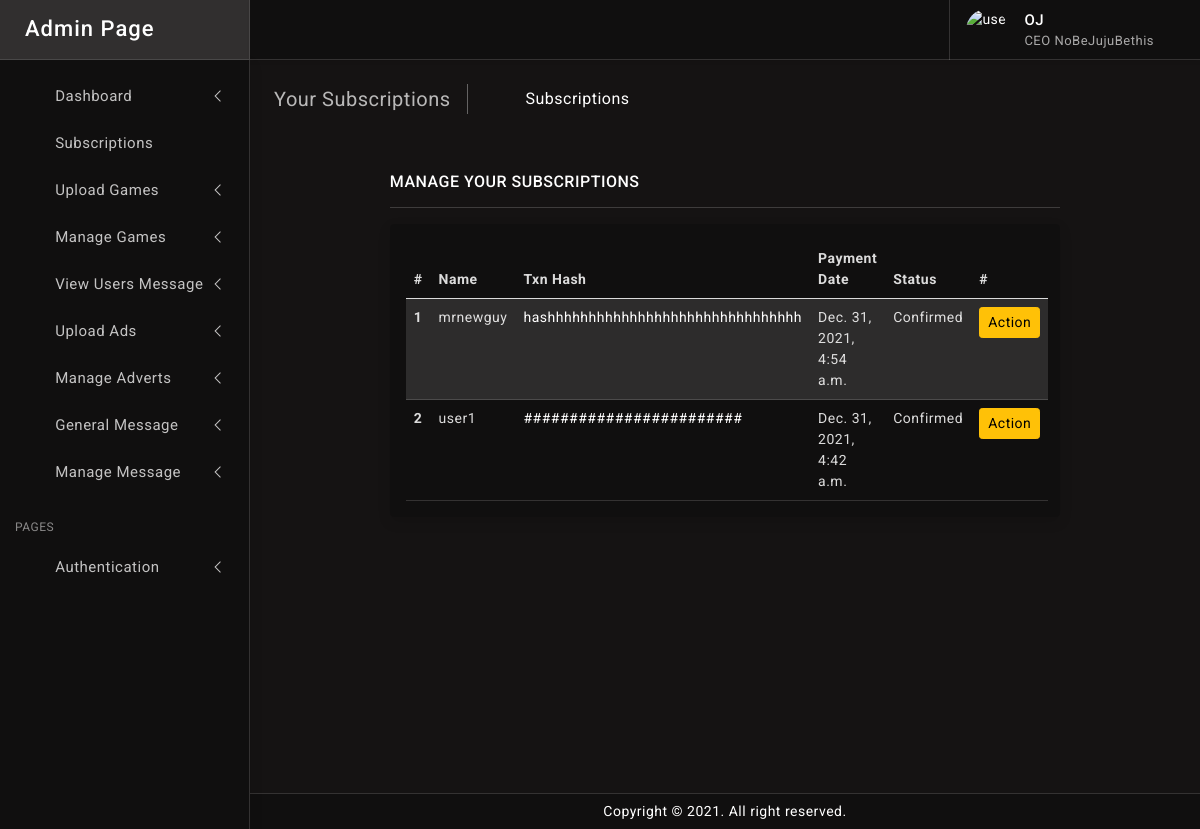
Page /sub/ on the committed database.
### main_app/models.py (models this page shows, shortened)
class Subscription(models.Model):
	user = models.ForeignKey(User, on_delete=models.CASCADE)
	amount = models.CharField(blank=True, max_length=20)
	package = models.CharField(blank=True, max_length=150)
	switch_date = models.DateTimeField(default=timezone.now)
	pub_date = models.DateTimeField(default=timezone.now)
	txn_hash = models.CharField(blank=True, max_length=150)
	payment_status = models.BooleanField(default=False)
	approval_status = models.BooleanField(default=False)

### main_app/views.py (the view)
# urls.py: path("sub/", views.sub, name='subs'),
def sub(request):
    if request.method == 'POST':
        pass
    else:
        subs = Subscription.objects.order_by("-pub_date")
        context = {"subs": subs}
        return render(request, 'main_app/subs.html', context)

### main_app/templates/main_app/subs.html (shortened to what this page needs)
{% extends 'main_app/admin_base.html' %}
{% load static %}
{% block content %}
		<div class="page-wrapper">
			<div class="page-content">
				<div class="page-breadcrumb d-none d-sm-flex align-items-center mb-3">
					<div class="breadcrumb-title pe-3">Your Subscriptions</div>
					<div class="ps-3">
						<nav aria-label="breadcrumb">
							<ol class="breadcrumb mb-0 p-0">
								<li class="breadcrumb-item"><a href="/"><i class="bx bx-home-alt"></i></a>
								</li>
								<li class="breadcrumb-item active" aria-current="page">Subscriptions</li>
							</ol>
						</nav>
					</div>
				</div>
				<br /><br />
				<div class="row">
					<div class="col-xl-9 mx-auto">
						<h6 class="mb-0 text-uppercase">Manage your subscriptions</h6>
						<hr/>
						<div class="card">
							<div class="card-body">
								<table class="table mb-0 table-striped">
									<thead>
										<tr>
											<th scope="col">#</th>
											<th scope="col">Name</th>
											<th scope="col">Txn Hash</th>
											<th scope="col">Payment Date</th>
											<th scope="col">Status</th>
											<th scope="col">#</th>
										</tr>
									</thead>
									<tbody>
										{% for rs in subs %}
										<tr>
											<th scope="row">{{ forloop.counter }}</th>
											<td>{{ rs.user.username }}</td>
											<td>
												<a href="{% url 'sub_detail' rs.id %}">
													{{ rs.txn_hash }}
												</a>
											</td>
											<td>{{ rs.pub_date }}</td>
											<td>
												{% if rs.approval_status %}
													Confirmed
												{% else %}
													Not Confirmed
												{% endif %}
											</td>
											<td><a class="btn btn-sm btn-warning btn-block" href="{% url 'sub_detail' rs.id %}">Action</a></td>
										</tr>
										{% endfor %}
									</tbody>
								</table>
							</div>
						</div>
					</div>
				</div>
			</div>
		</div>
		<br><br><br><br><br><br><br><br><br><br><br><br>
{% endblock %}

### main_app/templates/main_app/admin_base.html (shortened to what this page needs)
{% load static %}
<!doctype html>
<html lang="en">
<head>
	<link href="{% static 'admin_app/plugins/vectormap/jquery-jvectormap-2.0.2.css' %}" rel="stylesheet"/>
	<link href="{% static 'admin_app/plugins/simplebar/css/simplebar.css' %}" rel="stylesheet" />
	<link href="{% static 'admin_app/plugins/perfect-scrollbar/css/perfect-scrollbar.css' %}" rel="stylesheet" />
	<link href="{% static 'admin_app/plugins/metismenu/css/metisMenu.min.css' %}" rel="stylesheet" />
	<link href="{% static 'admin_app/css/pace.min.css' %}" rel="stylesheet" />
	<link href="{% static 'admin_app/css/bootstrap.min.css' %}" rel="stylesheet">
	<link href="{% static 'admin_app/css/app.css' %}" rel="stylesheet">
	<link href="{% static 'admin_app/css/icons.css' %}" rel="stylesheet">
</head>
<body class="bg-theme bg-theme3">
	<div class="wrapper">
		<div class="sidebar-wrapper" data-simplebar="true">
			<div class="sidebar-header">
				<div>
					<h4 class="logo-text">Admin Page</h4>
				</div>
				<div class="toggle-icon ms-auto"><i class='bx bx-arrow-to-left'></i>
				</div>
			</div>
			<ul class="metismenu" id="menu">
				<li>
					{% url 'boss' as boss %}
					<a href="{{ boss }}" class="has-arrow {% if boss == request.path %} active {% endif %}">
						<div class="parent-icon"><i class='bx bx-home-circle'></i>
						</div>
						<div class="menu-title">Dashboard</div>
					</a>
				</li>
				<li>
					<a href="{% url 'subs' %}" class="">
						<div class="parent-icon"><i class='bx bx-home-circle'></i>
						</div>
						<div class="menu-title">Subscriptions</div>
					</a>
				</li>
				<li>
					{% url 'games' as games %}
					<a href="{{ games }}" class="has-arrow {% if games == request.path %} active {% endif %}">
						<div class="parent-icon"><i class="bx bx-category"></i>
						</div>
						<div class="menu-title">Upload Games</div>
					</a>
				</li>
				<li>
					{% url 'manage_games' as manage_games %}
					<a href="{{ manage_games }}" class="has-arrow {% if manage_games == request.path %} active {% endif %}">
						<div class="parent-icon"><i class="bx bx-category"></i>
						</div>
						<div class="menu-title">Manage Games</div>
					</a>
				</li>
				<li>
					{% url 'contact_message' as contact_message %}
					<a href="{{ contact_message }}" class="has-arrow {% if  contact_message == request.path %} active {% endif %}">
						<div class="parent-icon"><i class='bx bx-donate-blood'></i>
						</div>
						<div class="menu-title">View Users Message</div>
					</a>
				</li>
				<li>
					{% url 'ads' as ads %}
					<a class="has-arrow {% if ads == request.path %} active {% endif %}" href="{{ ads }}">
						<div class="parent-icon"><i class='bx bx-bookmark-heart'></i>
						</div>
						<div class="menu-title">Upload Ads</div>
					</a>
				</li>
				<li>
					{% url 'manage_advert' as manage_advert %}
					<a class="has-arrow {% if manage_advert == request.path %} active {% endif %}" href="{{ manage_advert }}">
						<div class="parent-icon"><i class='bx bx-bookmark-heart'></i>
						</div>
						<div class="menu-title">Manage Adverts</div>
					</a>
				</li>
				<li>
					{% url 'message' as message %}
					<a class="has-arrow {% if message == request.path %} active {% endif %}" href="{{ message }}">
						<div class="parent-icon"><i class="bx bx-repeat"></i>
						</div>
						<div class="menu-title">General Message</div>
					</a>
				</li>
				<li>
					{% url 'manage_message' as manage_message %}
					<a class="has-arrow {% if manage_message == request.path %} active {% endif %}" href="{{ manage_message }}">
						<div class="parent-icon"><i class="bx bx-repeat"></i>
						</div>
						<div class="menu-title">Manage Message</div>
					</a>
				</li>
				<li class="menu-label">Pages</li>
				<li>
					<a class="has-arrow" href="javascript:;">
						<div class="parent-icon"><i class="bx bx-lock"></i>
						</div>
						<div class="menu-title">Authentication</div>
					</a>
				</li>
			</ul>
		</div>
		<header>
			<div class="topbar d-flex align-items-center">
				<nav class="navbar navbar-expand">
					<div class="user-box dropdown">
						<a class="d-flex align-items-center nav-link dropdown-toggle dropdown-toggle-nocaret" href="#" role="button" data-bs-toggle="dropdown" aria-expanded="false">
							<img src="https://toppng.com/uploads/preview/icons-logos-emojis-user-icon-png-transparent-11563566676e32kbvynug.png" class="user-img" alt="user avatar">
							<div class="user-info ps-3">
								<p class="user-name mb-0">OJ</p>
								<p class="designattion mb-0">CEO NoBeJujuBethis</p>
							</div>
						</a>
					</div>
				</nav>
			</div>
		</header>
{% block content %}
{% endblock %}
		<footer class="page-footer">
			<p class="mb-0">Copyright © 2021. All right reserved.</p>
		</footer>
	</div>
</body>
</html>

### main_app/static/admin_app/css/app.css (style rules this page uses)
body { font-size: 14px; letter-spacing: .5px; font-family: Roboto, sans-serif; overflow-x: hidden }
a { text-decoration: none }
.wrapper { width: 100%; position: relative }
.sidebar-wrapper { width: 250px; height: calc(100% - 60px); position: fixed; top: 60px; bottom: 0; left: 0; background: rgb(0 0 0 / 20%); border-right: 1px solid rgb(255 255 255 / 15%); z-index: 11; box-shadow: 0 .3rem .8rem rgba(0, 0, 0, .12)!important; transition: all .2s ease-out }
.sidebar-header { width: 250px; height: 60px; display: flex; align-items: center; position: fixed; top: 0; bottom: 0; padding: 0 15px; z-index: 5; background: rgb(255 255 255 / 12%); border-bottom: 1px solid rgb(255 255 255 / 12%); border-right: 1px solid rgb(255 255 255 / 12%); }
.logo-text { font-size: 22px; margin-left: 10px; margin-bottom: 0; letter-spacing: 1px; color: #ffffff }
.toggle-icon { font-size: 22px; cursor: pointer; color: #ffffff }
.topbar { position: fixed; top: 0; left: 250px; right: 0; height: 60px; background: rgb(0 0 0 / 20%); border-bottom: 1px solid rgb(255 255 255 / 15%); z-index: 10; box-shadow: 0 .125rem .25rem rgba(0, 0, 0, .075)!important }
.topbar .navbar { width: 100%; height: 60px; padding-left: 30px; padding-right: 30px }
.page-wrapper { height: 100%; margin-top: 60px; margin-bottom: 0px; margin-left: 250px }
.page-content { padding: 1.5rem 1.5rem 0 1.5rem }
.page-footer { background: rgb(0 0 0 / 20%); position: absolute; left: 250px; right: 0; text-align: center; padding: 7px; color: #fff; font-size: 14px; border-top: 1px solid rgb(255 255 255 / 15%); z-index: 3 }
.sidebar-wrapper ul { padding: 0; margin: 0; list-style: none; background: 0 0 }
.sidebar-wrapper .metismenu { background: 0 0; display: -webkit-box; display: -ms-flexbox; display: flex; padding: 10px; margin-top: 0px; -webkit-box-orient: vertical; -webkit-box-direction: normal; -ms-flex-direction: column; flex-direction: column }
.sidebar-wrapper .metismenu li+li { margin-top: 5px }
.sidebar-wrapper .metismenu li:first-child { margin-top: 5px }
.sidebar-wrapper .metismenu li:last-child { margin-bottom: 5px }
.sidebar-wrapper .metismenu>li { display: -webkit-box; display: -ms-flexbox; display: flex; -webkit-box-orient: vertical; -webkit-box-direction: normal; -ms-flex-direction: column; flex-direction: column; position: relative }
.sidebar-wrapper .metismenu a { position: relative; display: flex; align-items: center; justify-content: left; padding: 8px 15px; font-size: 15px; color: rgb(255 255 255 / 75%); outline-width: 0; text-overflow: ellipsis; overflow: hidden; letter-spacing: .5px; border: 1px solid #ffffff00; transition: all .3s ease-out }
.sidebar-wrapper .metismenu a .parent-icon { font-size: 24px; line-height: 1 }
.sidebar-wrapper .metismenu a .menu-title { margin-left: 10px }
.menu-label { padding: 20px 15px 5px 5px; color: rgb(255 255 255 / 50%); text-transform: uppercase; font-size: 12px; letter-spacing: .5px }
.metismenu .has-arrow:after { position: absolute; content: ""; width: .5em; height: .5em; border-style: solid; border-width: 1.2px 0 0 1.2px; border-color: initial; right: 15px; transform: rotate(-45deg) translateY(-50%); transform-origin: top; top: 50%; transition: all .3s ease-out }
.breadcrumb-title { font-size: 20px; border-right: 1.5px solid rgb(255 255 255 / 34%); }
.page-breadcrumb .breadcrumb li.breadcrumb-item { font-size: 16px }
.page-breadcrumb .breadcrumb-item+.breadcrumb-item::before { display: inline-block; padding-right: .5rem; color: #ffffff; font-family: LineIcons; content: "\ea5c" }
.dropdown-toggle-nocaret:after { display: none }
.user-img { width: 42px; height: 42px; border-radius: 50%; border: 0 solid #e5e5e5; padding: 0 }
.user-info .user-name { font-size: 15px; font-weight: 500; color: #fff }
.user-info .designattion { font-size: 13px; color: rgb(255 255 255 / 64%); }
.user-box { display: flex; align-items: center; height: 60px; border-left: 1px solid rgb(255 255 255 / 15%); margin-left: 1rem }
.bg-theme { background-size: 100% 100%; background-attachment: fixed; background-position: center; background-repeat: no-repeat; transition: background .2s; }
body.bg-theme3 { background-image: url(../images/bg-themes/3.png); }

### rows in the picture
Subscription: user.username "mrnewguy", txn_hash "hashhhhhhhhhhhhhhhhhhhhhhhhhhhhhhh", pub_date "Dec. 31, 2021, 4:54 a.m.", approval_status "Confirmed"
Subscription: user.username "user1", txn_hash "########################", pub_date "Dec. 31, 2021, 4:42 a.m.", approval_status "Confirmed"
